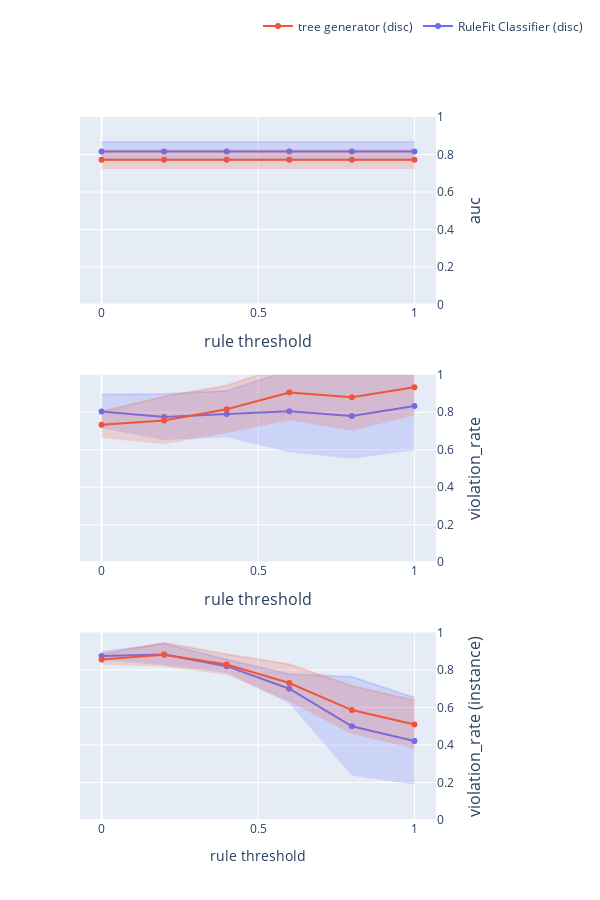

Write notebook code for a chart like this one.
### Code cell
import plotly.graph_objects as go
from plotly.subplots import make_subplots


# グラフのデータを準備
# index = ['l-SVM-p', 'r-SVM-p', 'LogReg-p']

# index = [
#     'linear svm (L)', 
#     'non-linear svm (L)', 
#     'logistic regression (L)'
# ]

# index = [
#     'linear svm', 
#     'non-linear svm', 
#     'logistic regression'
# ]

index = [
    'RuleFit Classifier (disc)',
    'tree generator (disc)',
]

columns = ['auc', 'violation_rate', 'violation_rate (instance)']

title_text = "rule threshold"


# サブプロットの作成
# fig = make_subplots(rows=1, cols=2, subplot_titles=('AUC', 'ルール違反率'))
fig = make_subplots(rows=len(columns), cols=1)
showlegend=True

for row_num, col in enumerate(columns):
    tmp_mean = pd.DataFrame(
        [{info: df.loc[model_name, col] for info, df in zip(infos, dfs_mean)} for model_name in index],
        index=index
    )
    tmp_std = pd.DataFrame(
        [{info: df.loc[model_name, col] for info, df in zip(infos, dfs_std)} for model_name in index],
        index=index
    )

    # グラフ1: AUC
    for i in range(len(tmp_mean)):
        fig.add_trace(
            go.Scatter(
                x=tmp_mean.columns,
                y=tmp_mean.iloc[i, :],
                mode='lines+markers',
                name=tmp_mean.index[i],
                line=dict(color=colors_mean[i]),  # ラインの色を設定
                marker=dict(color=colors_mean[i]),  # マーカーの色を設定
                showlegend=showlegend,
            ),
            row=row_num+1, col=1
        )
        fig.add_trace(
            go.Scatter(
                x=tmp_mean.columns,
                y=tmp_mean.iloc[i, :] + tmp_std.iloc[i, :],
                mode='lines',
                line=dict(color=colors_std[i]),  # ラインの色を設定
                showlegend=False
            ),
            row=row_num+1, col=1
        )
        fig.add_trace(
            go.Scatter(
                x=tmp_mean.columns,
                y=tmp_mean.iloc[i, :] - tmp_std.iloc[i, :],
                mode='lines',
                fill='tonexty',
                fillcolor=colors_std[i],
                line=dict(color='rgba(255,255,255,0)'),
                showlegend=False
            ),
            row=row_num+1, col=1
        )
    
    # x, y 軸の設定
    fig.update_xaxes(title_text=title_text, row=row_num+1, col=1)
    fig.update_yaxes(title_text=col, range=[0, 1], row=row_num+1, col=1, side='right', title_font=dict(size=16))

    showlegend=False
    
# レイアウトの設定
fig.update_layout(
    height=len(columns) * 300,
    width=600,
    xaxis=dict(
        domain=[0, 1],  # 左側のsubplotの幅を調整
        title_font=dict(size=16)
    ),
    xaxis2=dict(
        domain=[0, 1],  # 右側のsubplotの幅を調整
        title_font=dict(size=16)
    ),
    legend=dict(
        x=0.5,
        y=1.15,
        orientation='h'  # 水平配置
    ),
)


# グラフの表示
fig.show()

### Figure 1 — Plotly figure (JSON) as saved in the notebook; plotly's stock layout.template omitted (floating-point values rounded to 4 significant figures)
{"data": [{"line": {"color": "rgba(99,110,250,1)"}, "marker": {"color": "rgba(99,110,250,1)"}, "mode": "lines+markers", "name": "RuleFit Classifier (disc)", "showlegend": true, "type": "scatter", "x": [0, 0.2, 0.4, 0.6, 0.8, 1], "xaxis": "x", "y": [0.8159, 0.8159, 0.8159, 0.8159, 0.8159, 0.8159], "yaxis": "y"}, {"line": {"color": "rgba(99,110,250,0.2)"}, "mode": "lines", "showlegend": false, "type": "scatter", "x": [0, 0.2, 0.4, 0.6, 0.8, 1], "xaxis": "x", "y": [0.8675, 0.8675, 0.8675, 0.8675, 0.8675, 0.8675], "yaxis": "y"}, {"fill": "tonexty", "fillcolor": "rgba(99,110,250,0.2)", "line": {"color": "rgba(255,255,255,0)"}, "mode": "lines", "showlegend": false, "type": "scatter", "x": [0, 0.2, 0.4, 0.6, 0.8, 1], "xaxis": "x", "y": [0.7642, 0.7642, 0.7642, 0.7642, 0.7642, 0.7642], "yaxis": "y"}, {"line": {"color": "rgba(239,85,59,1)"}, "marker": {"color": "rgba(239,85,59,1)"}, "mode": "lines+markers", "name": "tree generator (disc)", "showlegend": true, "type": "scatter", "x": [0, 0.2, 0.4, 0.6, 0.8, 1], "xaxis": "x", "y": [0.7723, 0.7723, 0.7723, 0.7723, 0.7723, 0.7723], "yaxis": "y"}, {"line": {"color": "rgba(239,85,59,0.2)"}, "mode": "lines", "showlegend": false, "type": "scatter", "x": [0, 0.2, 0.4, 0.6, 0.8, 1], "xaxis": "x", "y": [0.8214, 0.8214, 0.8214, 0.8214, 0.8214, 0.8214], "yaxis": "y"}, {"fill": "tonexty", "fillcolor": "rgba(239,85,59,0.2)", "line": {"color": "rgba(255,255,255,0)"}, "mode": "lines", "showlegend": false, "type": "scatter", "x": [0, 0.2, 0.4, 0.6, 0.8, 1], "xaxis": "x", "y": [0.7232, 0.7232, 0.7232, 0.7232, 0.7232, 0.7232], "yaxis": "y"}, {"line": {"color": "rgba(99,110,250,1)"}, "marker": {"color": "rgba(99,110,250,1)"}, "mode": "lines+markers", "name": "RuleFit Classifier (disc)", "showlegend": false, "type": "scatter", "x": [0, 0.2, 0.4, 0.6, 0.8, 1], "xaxis": "x2", "y": [0.8043, 0.7747, 0.791, 0.8048, 0.78, 0.8333], "yaxis": "y2"}, {"line": {"color": "rgba(99,110,250,0.2)"}, "mode": "lines", "showlegend": false, "type": "scatter", "x": [0, 0.2, 0.4, 0.6, 0.8, 1], "xaxis": "x2", "y": [0.8943, 0.8975, 0.9153, 1.023, 1.008, 1.069], "yaxis": "y2"}, {"fill": "tonexty", "fillcolor": "rgba(99,110,250,0.2)", "line": {"color": "rgba(255,255,255,0)"}, "mode": "lines", "showlegend": false, "type": "scatter", "x": [0, 0.2, 0.4, 0.6, 0.8, 1], "xaxis": "x2", "y": [0.7143, 0.652, 0.6668, 0.5863, 0.552, 0.5976], "yaxis": "y2"}, {"line": {"color": "rgba(239,85,59,1)"}, "marker": {"color": "rgba(239,85,59,1)"}, "mode": "lines+markers", "name": "tree generator (disc)", "showlegend": false, "type": "scatter", "x": [0, 0.2, 0.4, 0.6, 0.8, 1], "xaxis": "x2", "y": [0.733, 0.7566, 0.816, 0.9048, 0.88, 0.9333], "yaxis": "y2"}, {"line": {"color": "rgba(239,85,59,0.2)"}, "mode": "lines", "showlegend": false, "type": "scatter", "x": [0, 0.2, 0.4, 0.6, 0.8, 1], "xaxis": "x2", "y": [0.8035, 0.8842, 0.9425, 1.052, 1.059, 1.082], "yaxis": "y2"}, {"fill": "tonexty", "fillcolor": "rgba(239,85,59,0.2)", "line": {"color": "rgba(255,255,255,0)"}, "mode": "lines", "showlegend": false, "type": "scatter", "x": [0, 0.2, 0.4, 0.6, 0.8, 1], "xaxis": "x2", "y": [0.6625, 0.629, 0.6895, 0.758, 0.7011, 0.7843], "yaxis": "y2"}, {"line": {"color": "rgba(99,110,250,1)"}, "marker": {"color": "rgba(99,110,250,1)"}, "mode": "lines+markers", "name": "RuleFit Classifier (disc)", "showlegend": false, "type": "scatter", "x": [0, 0.2, 0.4, 0.6, 0.8, 1], "xaxis": "x3", "y": [0.8744, 0.8828, 0.8207, 0.7003, 0.5001, 0.4213], "yaxis": "y3"}, {"line": {"color": "rgba(99,110,250,0.2)"}, "mode": "lines", "showlegend": false, "type": "scatter", "x": [0, 0.2, 0.4, 0.6, 0.8, 1], "xaxis": "x3", "y": [0.896, 0.9407, 0.8559, 0.7789, 0.7639, 0.6529], "yaxis": "y3"}, {"fill": "tonexty", "fillcolor": "rgba(99,110,250,0.2)", "line": {"color": "rgba(255,255,255,0)"}, "mode": "lines", "showlegend": false, "type": "scatter", "x": [0, 0.2, 0.4, 0.6, 0.8, 1], "xaxis": "x3", "y": [0.8529, 0.8249, 0.7856, 0.6218, 0.2362, 0.1898], "yaxis": "y3"}, {"line": {"color": "rgba(239,85,59,1)"}, "marker": {"color": "rgba(239,85,59,1)"}, "mode": "lines+markers", "name": "tree generator (disc)", "showlegend": false, "type": "scatter", "x": [0, 0.2, 0.4, 0.6, 0.8, 1], "xaxis": "x3", "y": [0.8562, 0.8816, 0.8295, 0.7308, 0.5865, 0.5097], "yaxis": "y3"}, {"line": {"color": "rgba(239,85,59,0.2)"}, "mode": "lines", "showlegend": false, "type": "scatter", "x": [0, 0.2, 0.4, 0.6, 0.8, 1], "xaxis": "x3", "y": [0.8834, 0.9457, 0.8847, 0.8304, 0.7144, 0.6389], "yaxis": "y3"}, {"fill": "tonexty", "fillcolor": "rgba(239,85,59,0.2)", "line": {"color": "rgba(255,255,255,0)"}, "mode": "lines", "showlegend": false, "type": "scatter", "x": [0, 0.2, 0.4, 0.6, 0.8, 1], "xaxis": "x3", "y": [0.829, 0.8174, 0.7743, 0.6312, 0.4586, 0.3806], "yaxis": "y3"}], "layout": {"height": 900, "legend": {"orientation": "h", "x": 0.5, "y": 1.15}, "width": 600, "xaxis": {"anchor": "y", "domain": [0, 1], "title": {"font": {"size": 16}, "text": "rule threshold"}}, "xaxis2": {"anchor": "y2", "domain": [0, 1], "title": {"font": {"size": 16}, "text": "rule threshold"}}, "xaxis3": {"anchor": "y3", "domain": [0, 1], "title": {"text": "rule threshold"}}, "yaxis": {"anchor": "x", "domain": [0.7333, 1], "range": [0, 1], "side": "right", "title": {"font": {"size": 16}, "text": "auc"}}, "yaxis2": {"anchor": "x2", "domain": [0.3667, 0.6333], "range": [0, 1], "side": "right", "title": {"font": {"size": 16}, "text": "violation_rate"}}, "yaxis3": {"anchor": "x3", "domain": [0, 0.2667], "range": [0, 1], "side": "right", "title": {"font": {"size": 16}, "text": "violation_rate (instance)"}}}}
